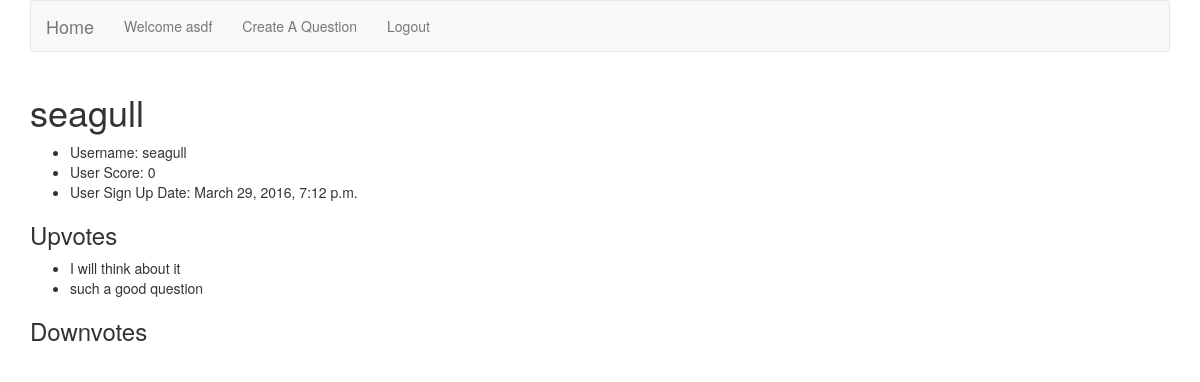
Page /userdetail/13 (signed in) on the committed database.
### duckapp/models.py (models this page shows)
class UserProfile(models.Model):
    user = models.OneToOneField('auth.User')
    score = models.IntegerField(default=0)
    sign_up_date = models.DateTimeField(auto_now_add=True)
    upvotes = models.ManyToManyField(Answer, related_name='upvote')
    downvotes = models.ManyToManyField(Answer, related_name='downvote')

class Answer(models.Model):
    answerer = models.ForeignKey('auth.User')
    question = models.ForeignKey(Question)
    answer_text = models.TextField()
    score = models.IntegerField(default=0)
    title = models.CharField(max_length=255)
    timestamp = models.DateTimeField(auto_now_add=True)
    class Meta:
        ordering = ["-score", "-timestamp"]
    def __str__(self):
        return "{}".format(self.title)

### duckapp/views.py (the view)
# urls.py: url(r'^userdetail/(?P<pk>\d+)', UserDetailView.as_view(), name='user_detail'),
class UserDetailView(DetailView):
    model = UserProfile

### duckapp/templates/duckapp/userprofile_detail.html (shortened to what this page needs)
{% extends 'base.html' %}
{% load bootstrap3 %}
{% block content %}
<div class="container">
<h1>{{ object.user }}</h1>
    <ul>
        <li>Username: {{ object.user }}</li>
        <li>User Score: {{ object.score }}</li>
        <li>User Sign Up Date: {{ object.sign_up_date }}</li>
    </ul>
    <h3>Upvotes</h3>
    <ul>
        {% for upvote in object.upvotes.all %}
            <li>{{ upvote }}</li>
        {% endfor %}
    </ul>
    <h3>Downvotes</h3>
</div>
{% endblock %}

### duckapp/templates/base.html (shortened to what this page needs)
<!DOCTYPE html>
{% load bootstrap3 %}
<html>
    <head>
        {% bootstrap_css %}
    </head>
    <body>
        <div class="container">
            <nav class="navbar navbar-default">
                <div class="container-fluid">
                    <div class="navbar-header">
                        <a class="navbar-brand" href="{% url 'index' %}">Home</a>
                    </div>
                    <div class="collapse navbar-collapse" id="bs-example-navbar-collapse-1">
                        <ul class="nav navbar-nav">
                            {% if user.is_authenticated %}
                                <li><a href="{% url 'signup' %}">Welcome {{ request.user }}<span class="sr-only">(current)</span></a></li>
                                <li><a href="{% url 'question_create'%}">Create A Question</a></li>
                                <li><a href="{% url 'logout' %}">Logout</a></li>
                            {% else %}
                                <li><a href="{% url 'signup' %}">Signup<span class="sr-only">(current)</span></a></li>
                                <li><a href="{% url 'login' %}">Login<span class="sr-only">(current)</span></a></li>
                            {% endif %}
                        </ul>
                    </div>
                </div>
            </nav>
        </div>
        {% block content %}
        {% endblock %}
    </body>
</html>

### rows in the picture
UserProfile: user "seagull", score "0", sign_up_date "March 29, 2016, 7:12 p.m."
Answer: title "I will think about it"
Answer: title "such a good question"

### other values in the picture
{{ request.user }} "asdf"
